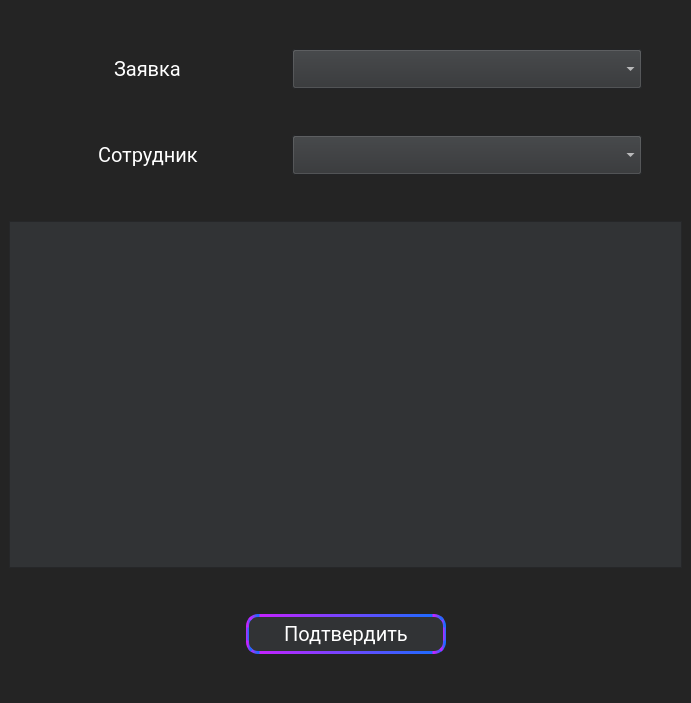
<?xml version="1.0" encoding="UTF-8"?>
<ui version="4.0">
 <class>InspectionWindow</class>
 <widget class="QMainWindow" name="InspectionWindow">
  <property name="geometry">
   <rect>
    <x>0</x>
    <y>0</y>
    <width>691</width>
    <height>703</height>
   </rect>
  </property>
  <property name="windowTitle">
   <string>MainWindow</string>
  </property>
  <widget class="QWidget" name="centralwidget">
   <property name="styleSheet">
    <string notr="true">QWidget{
	background-color: #242424;
	font-family: Roboto;
	color: white;
	font-size: 20px;
	font-weight: 100px;
}
</string>
   </property>
   <layout class="QVBoxLayout" name="verticalLayout">
    <item>
     <spacer name="verticalSpacer_3">
      <property name="orientation">
       <enum>Qt::Vertical</enum>
      </property>
      <property name="sizeType">
       <enum>QSizePolicy::Preferred</enum>
      </property>
      <property name="sizeHint" stdset="0">
       <size>
        <width>20</width>
        <height>40</height>
       </size>
      </property>
     </spacer>
    </item>
    <item>
     <layout class="QHBoxLayout" name="horizontalLayout">
      <item>
       <spacer name="horizontalSpacer_18">
        <property name="orientation">
         <enum>Qt::Horizontal</enum>
        </property>
        <property name="sizeHint" stdset="0">
         <size>
          <width>40</width>
          <height>20</height>
         </size>
        </property>
       </spacer>
      </item>
      <item>
       <widget class="QLabel" name="label">
        <property name="minimumSize">
         <size>
          <width>40</width>
          <height>40</height>
         </size>
        </property>
        <property name="text">
         <string>Заявка</string>
        </property>
       </widget>
      </item>
      <item>
       <spacer name="horizontalSpacer_20">
        <property name="orientation">
         <enum>Qt::Horizontal</enum>
        </property>
        <property name="sizeHint" stdset="0">
         <size>
          <width>40</width>
          <height>20</height>
         </size>
        </property>
       </spacer>
      </item>
      <item>
       <widget class="QComboBox" name="SelectApp">
        <property name="minimumSize">
         <size>
          <width>350</width>
          <height>40</height>
         </size>
        </property>
        <property name="styleSheet">
         <string notr="true">QComboBox{
	background-color:  #313335;
}</string>
        </property>
       </widget>
      </item>
      <item>
       <spacer name="horizontalSpacer_19">
        <property name="orientation">
         <enum>Qt::Horizontal</enum>
        </property>
        <property name="sizeType">
         <enum>QSizePolicy::Preferred</enum>
        </property>
        <property name="sizeHint" stdset="0">
         <size>
          <width>40</width>
          <height>20</height>
         </size>
        </property>
       </spacer>
      </item>
     </layout>
    </item>
    <item>
     <spacer name="verticalSpacer_2">
      <property name="orientation">
       <enum>Qt::Vertical</enum>
      </property>
      <property name="sizeType">
       <enum>QSizePolicy::Preferred</enum>
      </property>
      <property name="sizeHint" stdset="0">
       <size>
        <width>20</width>
        <height>40</height>
       </size>
      </property>
     </spacer>
    </item>
    <item>
     <layout class="QHBoxLayout" name="horizontalLayout_3">
      <item>
       <spacer name="horizontalSpacer_12">
        <property name="orientation">
         <enum>Qt::Horizontal</enum>
        </property>
        <property name="sizeHint" stdset="0">
         <size>
          <width>40</width>
          <height>20</height>
         </size>
        </property>
       </spacer>
      </item>
      <item>
       <widget class="QLabel" name="label_3">
        <property name="minimumSize">
         <size>
          <width>0</width>
          <height>40</height>
         </size>
        </property>
        <property name="text">
         <string>Сотрудник</string>
        </property>
       </widget>
      </item>
      <item>
       <spacer name="horizontalSpacer_13">
        <property name="orientation">
         <enum>Qt::Horizontal</enum>
        </property>
        <property name="sizeHint" stdset="0">
         <size>
          <width>40</width>
          <height>20</height>
         </size>
        </property>
       </spacer>
      </item>
      <item>
       <widget class="QComboBox" name="SelectEmployee">
        <property name="minimumSize">
         <size>
          <width>350</width>
          <height>40</height>
         </size>
        </property>
        <property name="styleSheet">
         <string notr="true">QComboBox{
	background-color:  #313335;
}</string>
        </property>
       </widget>
      </item>
      <item>
       <spacer name="horizontalSpacer_14">
        <property name="orientation">
         <enum>Qt::Horizontal</enum>
        </property>
        <property name="sizeType">
         <enum>QSizePolicy::Preferred</enum>
        </property>
        <property name="sizeHint" stdset="0">
         <size>
          <width>40</width>
          <height>20</height>
         </size>
        </property>
       </spacer>
      </item>
     </layout>
    </item>
    <item>
     <spacer name="verticalSpacer_4">
      <property name="orientation">
       <enum>Qt::Vertical</enum>
      </property>
      <property name="sizeType">
       <enum>QSizePolicy::Preferred</enum>
      </property>
      <property name="sizeHint" stdset="0">
       <size>
        <width>20</width>
        <height>40</height>
       </size>
      </property>
     </spacer>
    </item>
    <item>
     <layout class="QHBoxLayout" name="horizontalLayout_6">
      <item>
       <widget class="QTableWidget" name="tableWidget">
        <property name="minimumSize">
         <size>
          <width>650</width>
          <height>0</height>
         </size>
        </property>
        <property name="maximumSize">
         <size>
          <width>16777215</width>
          <height>16777215</height>
         </size>
        </property>
        <property name="styleSheet">
         <string notr="true">
QTableWidget{
	background-color:  #313335;
}</string>
        </property>
       </widget>
      </item>
     </layout>
    </item>
    <item>
     <spacer name="verticalSpacer_5">
      <property name="orientation">
       <enum>Qt::Vertical</enum>
      </property>
      <property name="sizeType">
       <enum>QSizePolicy::Preferred</enum>
      </property>
      <property name="sizeHint" stdset="0">
       <size>
        <width>20</width>
        <height>40</height>
       </size>
      </property>
     </spacer>
    </item>
    <item>
     <layout class="QHBoxLayout" name="horizontalLayout_7">
      <item>
       <spacer name="horizontalSpacer_5">
        <property name="orientation">
         <enum>Qt::Horizontal</enum>
        </property>
        <property name="sizeHint" stdset="0">
         <size>
          <width>40</width>
          <height>20</height>
         </size>
        </property>
       </spacer>
      </item>
      <item>
       <widget class="QPushButton" name="btn_confirm">
        <property name="minimumSize">
         <size>
          <width>200</width>
          <height>40</height>
         </size>
        </property>
        <property name="styleSheet">
         <string notr="true">QPushButton{
	background-color: #313335;
	border: 3px qlineargradient(spread:pad, x1:0, y1:0, x2:1, y2:0, stop:0 #C622FF, stop:1 #1D6BFF);
	border-style: solid;
	border-radius: 12%;
}
QPushButton:hover{
background-color:  #5C6164;
}

QPushButton:pressed{
background-color:  #5C6164;
}

QPushButton:after{
background-color:  #5C6164;
}</string>
        </property>
        <property name="text">
         <string>Подтвердить</string>
        </property>
        <property name="shortcut">
         <string>Return</string>
        </property>
       </widget>
      </item>
      <item>
       <spacer name="horizontalSpacer_6">
        <property name="orientation">
         <enum>Qt::Horizontal</enum>
        </property>
        <property name="sizeHint" stdset="0">
         <size>
          <width>40</width>
          <height>20</height>
         </size>
        </property>
       </spacer>
      </item>
     </layout>
    </item>
    <item>
     <spacer name="verticalSpacer_6">
      <property name="orientation">
       <enum>Qt::Vertical</enum>
      </property>
      <property name="sizeType">
       <enum>QSizePolicy::Preferred</enum>
      </property>
      <property name="sizeHint" stdset="0">
       <size>
        <width>20</width>
        <height>40</height>
       </size>
      </property>
     </spacer>
    </item>
   </layout>
  </widget>
 </widget>
 <resources/>
 <connections/>
</ui>
